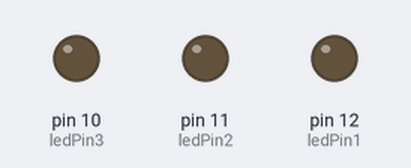
This sketch was run on a simulated Arduino Uno, built with avr-gcc and run on an emulated ATmega328P. Parts: output pins drawn as LEDs (lit = HIGH).

Above: at 0.12 s.
At 0.54 s:
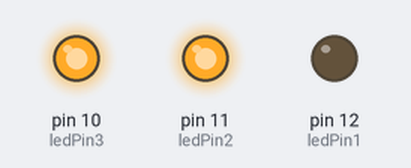
At 0.83 s:
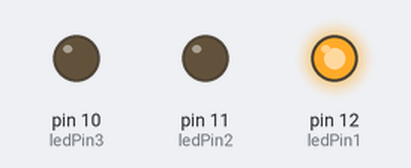
At 2.11 s:
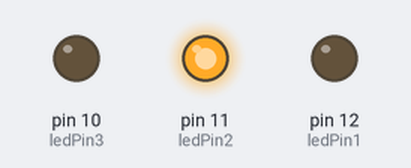
At 2.43 s:
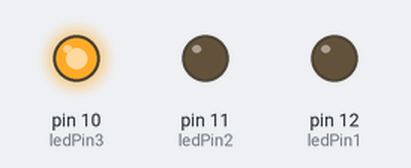
At 2.83 s:
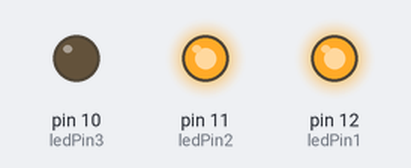
Timing chart, 0 to 3.1 s (numbered marks = the images above):
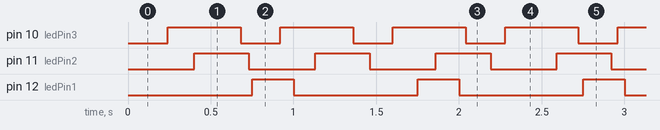

The sketch:

blinkwd.ino
```cpp
// These variables store the flash pattern
// and the current state of the LED

int ledPin1 = 12;               // the number of the LED pin
int ledState1 = LOW;            // ledState used to set the LED
unsigned long previousMillis1 = 0;  // will store last time LED was updated
long OnTime1 = 250;             // milliseconds of on-time
long OffTime1 = 750;            // milliseconds of off-time

int ledPin2 = 11;               // the number of the LED pin
int ledState2 = LOW;            // ledState used to set the LED
unsigned long previousMillis2 = 0;  // will store last time LED was updated
long OnTime2 = 330;             // milliseconds of on-time
long OffTime2 = 400;            // milliseconds of off-time

int ledPin3 = 10;               // the number of the LED pin0
int ledState3 = LOW;            // ledState used to set the LED
unsigned long previousMillis3 = 0;  // will store last time LED was updated
long OnTime3 = 440;             // milliseconds of on-time
long OffTime3 = 240;            // milliseconds of off-time

void setup()
{
    // set the digital pin as output:
    pinMode(ledPin1, OUTPUT);
    pinMode(ledPin2, OUTPUT);
    pinMode(ledPin3, OUTPUT);
}

void loop()
{
    // check to see if it's time to change the state of the LED
    unsigned long currentMillis = millis();

    if ((ledState1 == HIGH) && (currentMillis - previousMillis1 >= OnTime1)) {
        ledState1 = LOW;        // Turn it off
        previousMillis1 = currentMillis;    // Remember the time
        digitalWrite(ledPin1, ledState1);   // Update the actual LED
    } else if ((ledState1 == LOW)
               && (currentMillis - previousMillis1 >= OffTime1)) {
        ledState1 = HIGH;       // turn it on
        previousMillis1 = currentMillis;    // Remember the time
        digitalWrite(ledPin1, ledState1);   // Update the actual LED
    }

    if ((ledState2 == HIGH) && (currentMillis - previousMillis2 >= OnTime2)) {
        ledState2 = LOW;        // Turn it off
        previousMillis2 = currentMillis;    // Remember the time
        digitalWrite(ledPin2, ledState2);   // Update the actual LED
    } else if ((ledState2 == LOW)
               && (currentMillis - previousMillis2 >= OffTime2)) {
        ledState2 = HIGH;       // turn it on
        previousMillis2 = currentMillis;    // Remember the time
        digitalWrite(ledPin2, ledState2);   // Update the actual LED
    }
    if ((ledState3 == HIGH) && (currentMillis - previousMillis3 >= OnTime3)) {
        ledState3 = LOW;        // Turn it off
        previousMillis3 = currentMillis;    // Remember the time
        digitalWrite(ledPin3, ledState3);   // Update the actual LED
    } else if ((ledState3 == LOW)
               && (currentMillis - previousMillis3 >= OffTime3)) {
        ledState3 = HIGH;       // turn it on
        previousMillis3 = currentMillis;    // Remember the time
        digitalWrite(ledPin3, ledState3);   // Update the actual LED
    }
}
```

Measured:
- by itself, pin 10 (ledPin3): alternates HIGH for 0.44 s and LOW for 0.24 s
- by itself, pin 11 (ledPin2): alternates HIGH for 0.33 s and LOW for 0.40 s
- by itself, pin 12 (ledPin1): alternates HIGH for 0.25 s and LOW for 0.75 s
